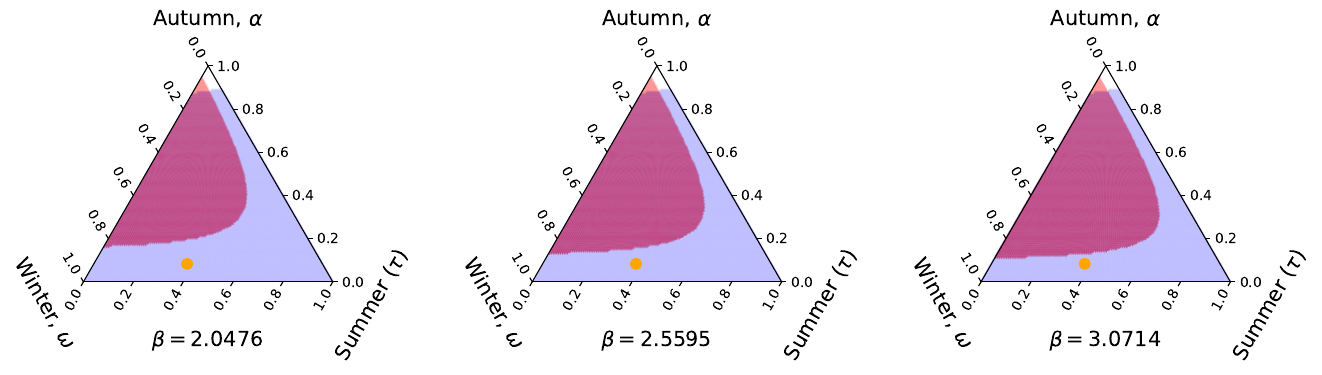

The script that saved this image:
import numpy as np
import matplotlib.pyplot as plt
import matplotlib.colors
import mpltern

'''
This code plots the conditions 1 and 2.2 for extripation to be globally stable, at various levels of 
beta. Condition 2.1 is excluded  See the paper for the conditions. See this link for more info on 
tenary plots: https://mpltern.readthedocs.io/en/latest/index.html
'''

# Condition 1 (return T/F)
def cond_1(p):

    pt1 = p['u']*p['r_P'] < np.exp(p['T'] + p['tau'] + p['Omega']) - 1
    return pt1

# Condition 3 (return T/F)
def cond_3(p):
    pt1 = p['r_P'] < np.exp(p['Omega'] + p['mu']) - 1
    pt2 = p['alpha'] > 1/p['beta'] * np.log(1 - \
    np.exp(-p['T'] - p['mu'])*(1 + p['u']*p['r_P'] - np.exp(p['T'] + p['mu'] + p['Omega']))*(1 + p['r_S'] - np.exp(p['mu'])) \
    / (np.exp(p['mu'] + p['Omega']) - p['r_P'] - 1))

    return 1*(pt1 * pt2)

# Define parameter values
p = {}
p['omega'] = 0.5425; p['alpha'] = 0.0833; p['tau'] = 1 - p['alpha'] - p['omega']
p['mu'] = 0.2835; p['nu'] = 2.3772;  p['gamma'] = 1.8523; p['beta'] = 2.5595
p['r_S'] = 0.8590; p['r_P'] = 0.4998; p['u'] = 0.75

# Make the figure 
fig = plt.figure(figsize=(14.8, 4.8))

# Iterate over 3 beta values
for k, p['beta'] in enumerate([0.8*2.5595, 2.5595, 1.2*2.5595]):
    alphas = []; omegas = []; taus = [];
    cond_1s = []; cond_3s = [];

    # Consider alpha values up to 1 and omega values up to 1
    for p['alpha'] in np.linspace(0, 1, 100, endpoint=False):
        for p['omega'] in np.linspace(0, 1 - p['alpha'], 100):

            # Tau is defined based on alpha and omega
            p['tau'] = 1 - p['alpha'] - p['omega']

            # Define the other parameter groupings
            p['T'] = p['tau']*p['gamma'];
            p['Omega'] = p['nu']*p['omega']
            p['A'] = p['alpha']*p['beta']

            cond_1s.append(cond_1(p))
            cond_3s.append(cond_3(p))
            alphas.append(p['alpha']); omegas.append(p['omega']); taus.append(p['tau'])


    # Now add the plot and beautify! 
    vmin = 0.0
    vmax = 1
    ax = fig.add_subplot(1, 3, k + 1, projection='ternary')

    cond_1_cmap = matplotlib.colors.ListedColormap(['white', 'blue'])
    cs = ax.tripcolor(
        alphas, omegas, taus, cond_1s, shading='flat', alpha = 0.5, vmin=vmin, vmax=vmax, rasterized=True, cmap=cond_1_cmap, linewidth=0.0, antialiased=True, edgecolors='face')

    cond_3_cmap = matplotlib.colors.ListedColormap(['white', 'red'])
    cs = ax.tripcolor(
        alphas, omegas, taus, cond_3s, shading='flat', alpha = 0.5, vmin=vmin, vmax=vmax, rasterized=True, cmap=cond_3_cmap, linewidth=0.0, antialiased=True, edgecolors='face')
    
    ax.scatter(0.0833, 0.5425, 0.3742, color='orange', marker='o', s=60)

    ax.set_tlabel(r'$\alpha$', fontsize=15)
    ax.set_llabel(r'$\omega$', fontsize=15)
    ax.set_rlabel(r'$\tau$', fontsize=15)

    ax.taxis.set_label_rotation_mode('horizontal')
    ax.laxis.set_label_rotation_mode('horizontal')
    ax.raxis.set_label_rotation_mode('horizontal')

    ax.set_title(r'$\beta = $' + str(round(p['beta'], 4)), y=0, pad=-35, verticalalignment="top", fontsize=15)

# Save the plot!
plt.subplots_adjust(wspace=0.6)
fig.savefig('tri_plot.pdf', bbox_inches='tight')
plt.show()